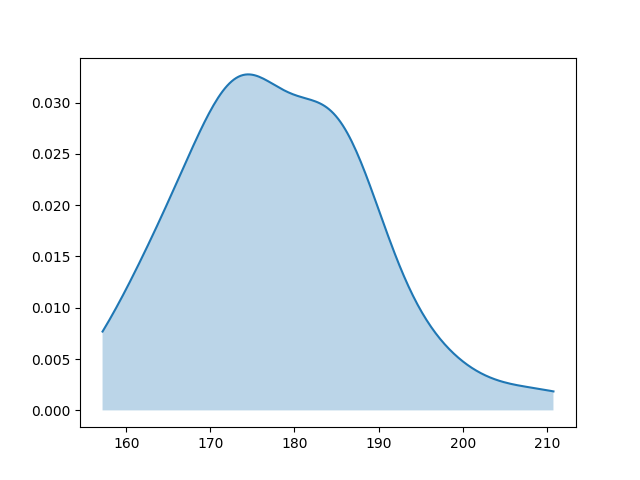

Write Python code to recreate this figure.
import matplotlib.pyplot as plt
import pandas as pd
import numpy as np
from scipy.stats import gaussian_kde

data = pd.read_csv('../../../data/data.csv')
density = gaussian_kde(data['Height'])

steps = 200
xs = np.linspace(data['Height'].min(), data['Height'].max(), steps)

fig, ax = plt.subplots(1)
ax.plot(xs, density(xs))
ax.fill_between(xs, [0]*steps, density(xs), alpha=0.3)
fig.savefig('plot.png')